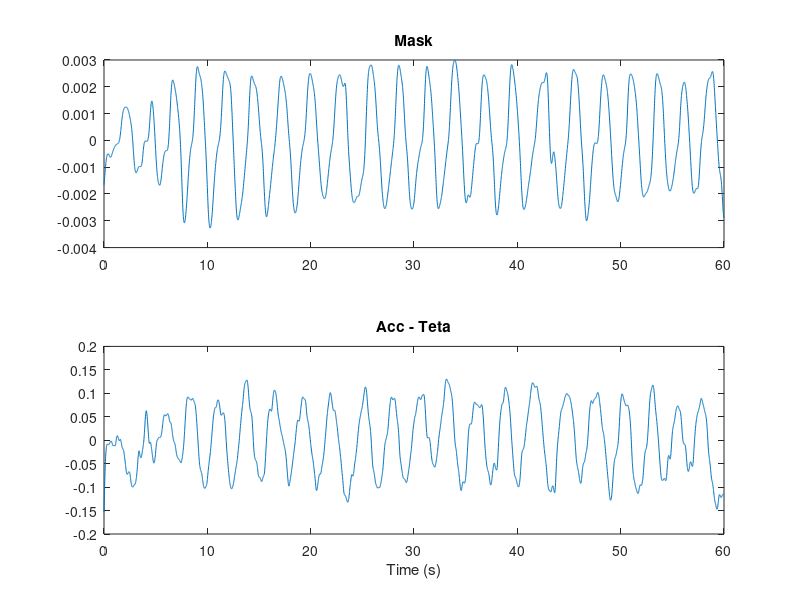
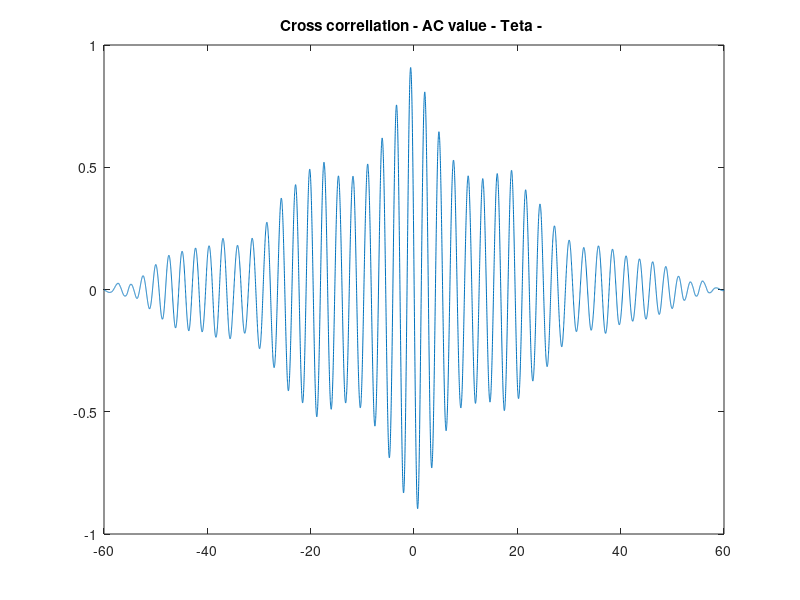

Recreate these plots in MATLAB, in order.

load process_Mask.mat 
load process_teta.mat
load process_D.mat 
load fil.mat

s1 = dataMaskAC;
% s2 = dataD_AC;


s2 = dataTeta_AC;

t1 = (0:length(s1)-1)/fe;
t2 = (0:length(s2)-1)/fe;

subplot(2,1,1)
plot(t1,s1);
title('Mask')

subplot(2,1,2)
plot(t2,-s2)
title('Acc - Teta')
xlabel('Time (s)')


[acor,lag] = xcorr(s1,s2,'coeff');

[~,I] = max(abs(acor));
lagDiff = lag(I);
timeDiff = lagDiff/fe;

figure
plot(lag/fe,acor)
title('Cross correllation - AC value - Teta - ')

